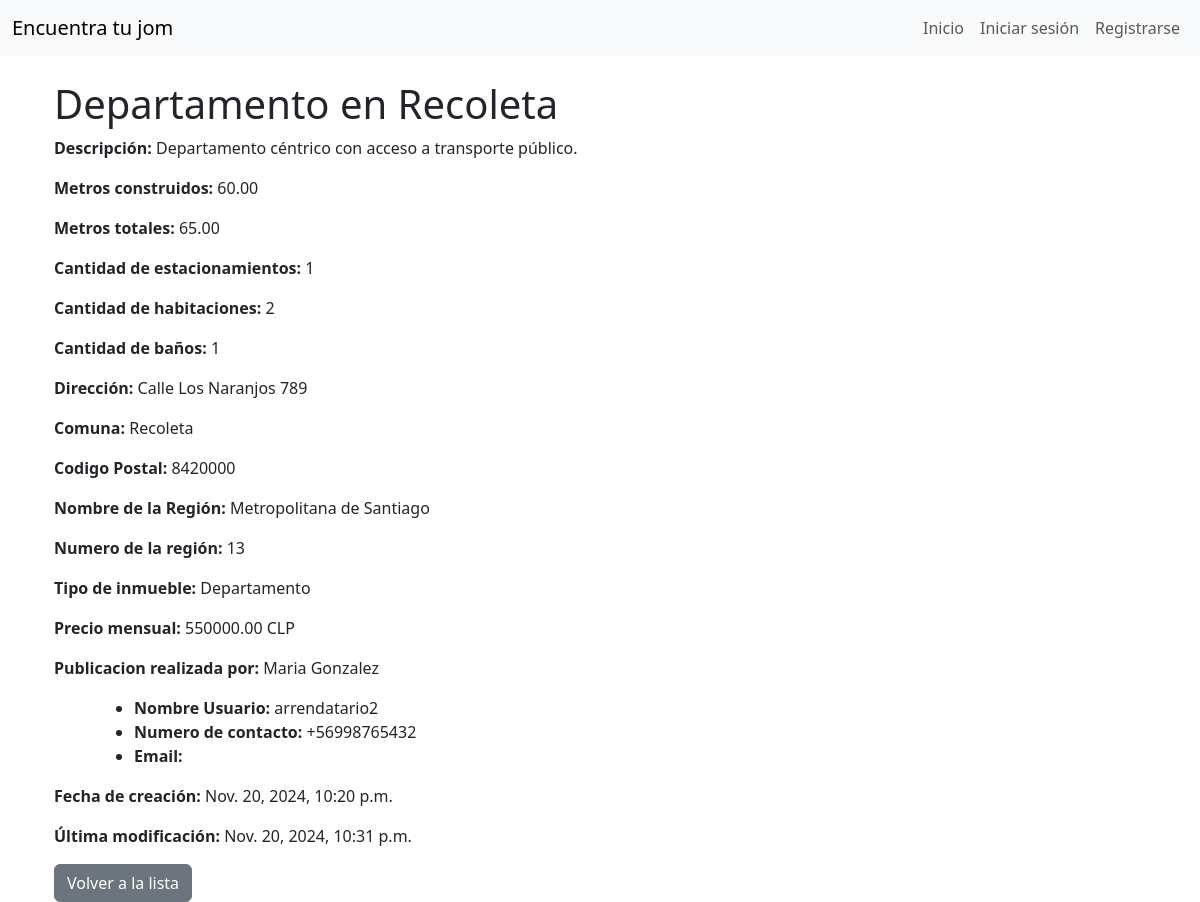
Page /ver_mas_inmueble/9/ on the earlier database version.
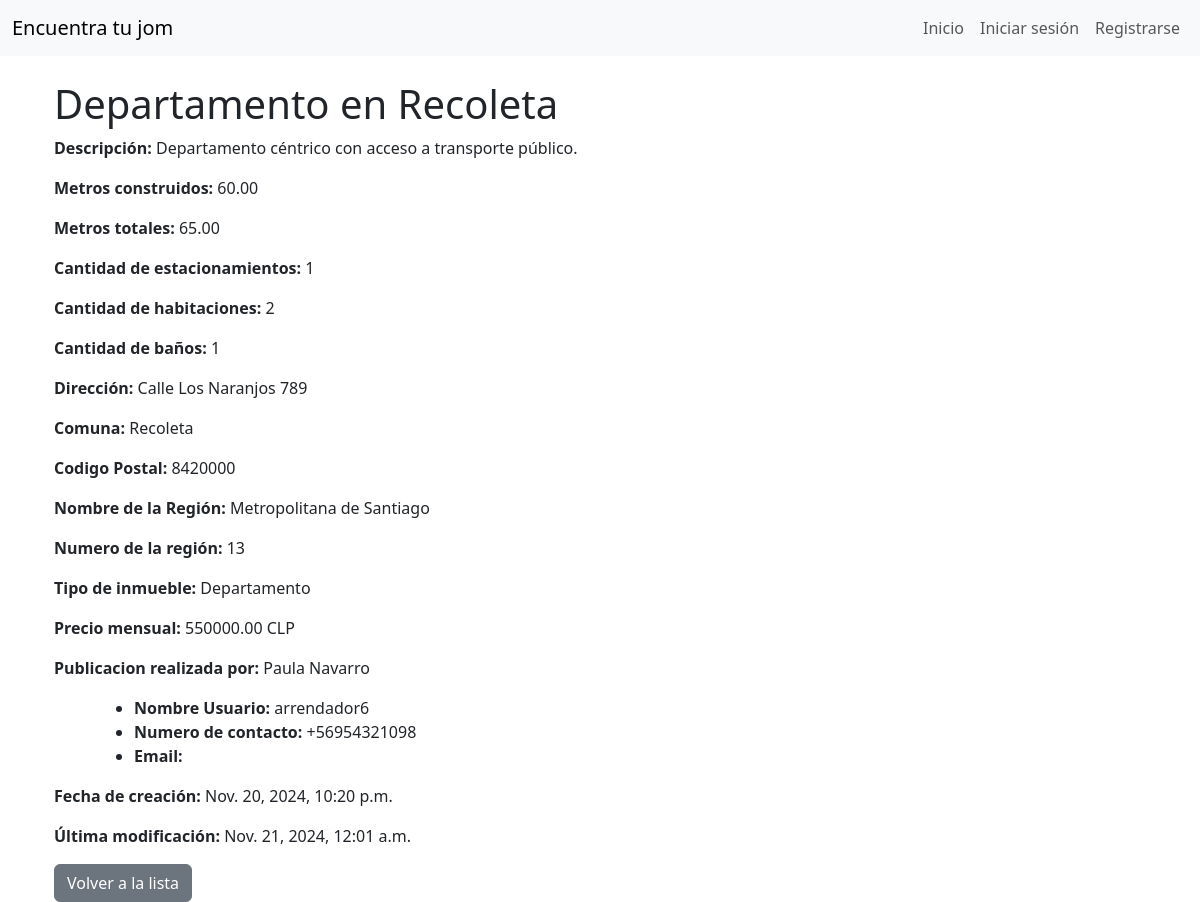
Same page on the later database version.
### gestion_inmuebles/models.py (models this page shows, shortened)
class Inmueble(models.Model):
    TIPO_INMUEBLE = [
        ('Casa', 'Casa'),
        ('Departamento', 'Departamento'),
        ('Parcela', 'Parcela')
    ]
    nombre = models.CharField(max_length=100)
    descripcion = models.TextField()
    metros_construidos = models.DecimalField(
        max_digits=10,
        decimal_places=2,
        validators=[MinValueValidator(0.01)]
        )
    metros_totales = models.DecimalField(
        max_digits=10,
        decimal_places=2,
        validators=[MinValueValidator(0.01)]
    )
    cantidad_estacionamientos = models.IntegerField(validators=[MinValueValidator(1)])
    cantidad_habitaciones = models.IntegerField(validators=[MinValueValidator(1)])
    cantidad_banos = models.IntegerField(validators=[MinValueValidator(1)])
    direccion = models.CharField(max_length=255)
    comuna = models.ForeignKey(Comuna, on_delete=models.SET_NULL, null=True)
    tipo_inmueble = models.CharField(max_length=20, choices=TIPO_INMUEBLE)
    precio_mensual = models.DecimalField(max_digits=12, decimal_places=2,validators=[MinValueValidator(0.01)])
    arrendador = models.ForeignKey(Perfil, on_delete=models.CASCADE, related_name='propiedades')
    fecha_creacion = models.DateTimeField(auto_now_add=True)
    ultima_modificacion = models.DateTimeField(auto_now=True)
    imagen = models.ImageField(upload_to='static/', null=True, blank=True)

class Perfil(models.Model):
    TIPO_USUARIO = [
        ('Arrendatario', 'Arrendatario'),
        ('Arrendador', 'Arrendador')
    ]
    usuario = models.OneToOneField(User, on_delete=models.CASCADE)
    nombres = models.CharField(max_length=100)
    apellidos = models.CharField(max_length=100)
    rut = models.CharField(max_length=12, unique=True)
    direccion = models.CharField(max_length=255)
    telefono = models.CharField(max_length=15)
    correo_electronico = models.EmailField()
    tipo_usuario = models.CharField(max_length=12, choices=TIPO_USUARIO)
    comuna = models.ForeignKey(Comuna, on_delete=models.SET_NULL, null=True)

class Comuna(models.Model):
    nombre_comuna = models.CharField(max_length=100)
    codigo_postal = models.CharField(max_length=10, null=True)
    region = models.ForeignKey(Region, on_delete=models.CASCADE, related_name='comunas')

class Region(models.Model):
    nombre_region = models.CharField(max_length=100)
    numero_region = models.CharField(max_length=10, null=True)

### gestion_inmuebles/views.py (the view)
# urls.py: path('ver_mas_inmueble/<int:id>/', views.ver_mas_inmueble, name='ver_mas_inmueble'),
def ver_mas_inmueble(request, id):
    inmueble = get_object_or_404(Inmueble, id=id)
    return render(request, 'ver_mas_inmueble.html', {'inmueble': inmueble})

### templates/ver_mas_inmueble.html (shortened to what this page needs)
{% extends 'base.html' %}
{% block content %}
  <div class="container">
    <h1>{{ inmueble.nombre }}</h1>
    <div>
      <p><strong>Descripción:</strong> {{ inmueble.descripcion }}</p>
      <p><strong>Metros construidos:</strong> {{ inmueble.metros_construidos }}</p>
      <p><strong>Metros totales:</strong> {{ inmueble.metros_totales }}</p>
      <p><strong>Cantidad de estacionamientos:</strong> {{ inmueble.cantidad_estacionamientos }}</p>
      <p><strong>Cantidad de habitaciones:</strong> {{ inmueble.cantidad_habitaciones }}</p>
      <p><strong>Cantidad de baños:</strong> {{ inmueble.cantidad_banos }}</p>
      <p><strong>Dirección:</strong> {{ inmueble.direccion }}</p>
      <p><strong>Comuna:</strong> {{ inmueble.comuna.nombre_comuna }}</p>
      <p><strong>Codigo Postal:</strong>  {{ inmueble.comuna.codigo_postal }}</p>
      <p><strong>Nombre de la Región:</strong>  {{ inmueble.comuna.region.nombre_region }}</p>
      <p><strong>Numero de la región:</strong> {{ inmueble.comuna.region.numero_region }} </p>
      <p><strong>Tipo de inmueble:</strong> {{ inmueble.tipo_inmueble }}</p>
      <p><strong>Precio mensual:</strong> {{ inmueble.precio_mensual }} CLP</p>
      <p><strong>Publicacion realizada por:</strong> {{ inmueble.arrendador.nombres }} {{ inmueble.arrendador.apellidos }}</p>
      <div class="px-5">
        <ul class="">
          <li><strong>Nombre Usuario:</strong> {{ inmueble.arrendador.usuario }}</li>
          <li><strong>Numero de contacto:</strong> {{ inmueble.arrendador.telefono }}</li>
          <li><strong>Email:</strong> {{ inmueble.arrendador.email }}</li>
        </ul>
      </div>
      <p><strong>Fecha de creación:</strong> {{ inmueble.fecha_creacion }}</p>
      <p><strong>Última modificación:</strong> {{ inmueble.ultima_modificacion}}</p>
      <a href="{% url 'home' %}" class="btn btn-secondary">Volver a la lista</a>
    </div>
  </div>
{% endblock %}

Differences in the rows shown:
changed Inmueble "Departamento en Recoleta": arrendador.nombres "Maria" → "Paula"; arrendador.apellidos "Gonzalez" → "Navarro"; arrendador.usuario "arrendatario2" → "arrendador6"; arrendador.telefono "+56998765432" → "+56954321098"; ultima_modificacion "Nov. 20, 2024, 10:31 p.m." → "Nov. 21, 2024, 12:01 a.m."
